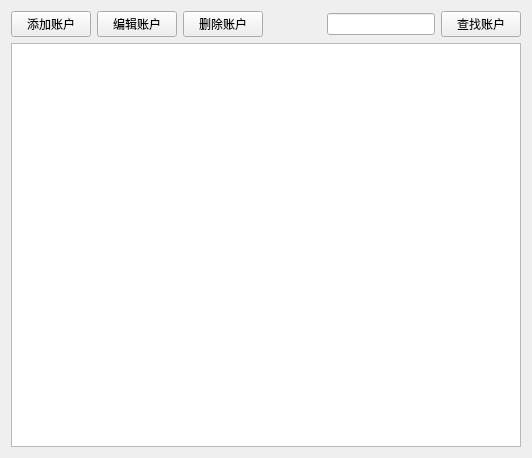
<?xml version="1.0" encoding="UTF-8"?>
<ui version="4.0">
 <class>StudentManagementWindow</class>
 <widget class="QWidget" name="StudentManagementWindow">
  <property name="geometry">
   <rect>
    <x>0</x>
    <y>0</y>
    <width>532</width>
    <height>458</height>
   </rect>
  </property>
  <property name="windowTitle">
   <string>学生管理窗口</string>
  </property>
  <layout class="QGridLayout" name="gridLayout">
   <item row="0" column="0">
    <layout class="QHBoxLayout" name="horizontalLayout">
     <item>
      <widget class="QPushButton" name="pushButtonAdd">
       <property name="text">
        <string>添加账户</string>
       </property>
      </widget>
     </item>
     <item>
      <widget class="QPushButton" name="pushButtonEdit">
       <property name="text">
        <string>编辑账户</string>
       </property>
      </widget>
     </item>
     <item>
      <widget class="QPushButton" name="pushButtonDelete">
       <property name="text">
        <string>删除账户</string>
       </property>
      </widget>
     </item>
     <item>
      <spacer name="horizontalSpacer">
       <property name="orientation">
        <enum>Qt::Horizontal</enum>
       </property>
       <property name="sizeHint" stdset="0">
        <size>
         <width>40</width>
         <height>20</height>
        </size>
       </property>
      </spacer>
     </item>
     <item>
      <widget class="QLineEdit" name="lineEditSearch"/>
     </item>
     <item>
      <widget class="QPushButton" name="pushButtonSearch">
       <property name="text">
        <string>查找账户</string>
       </property>
      </widget>
     </item>
    </layout>
   </item>
   <item row="1" column="0">
    <widget class="QTableView" name="tableView"/>
   </item>
  </layout>
 </widget>
 <resources/>
 <connections/>
</ui>
